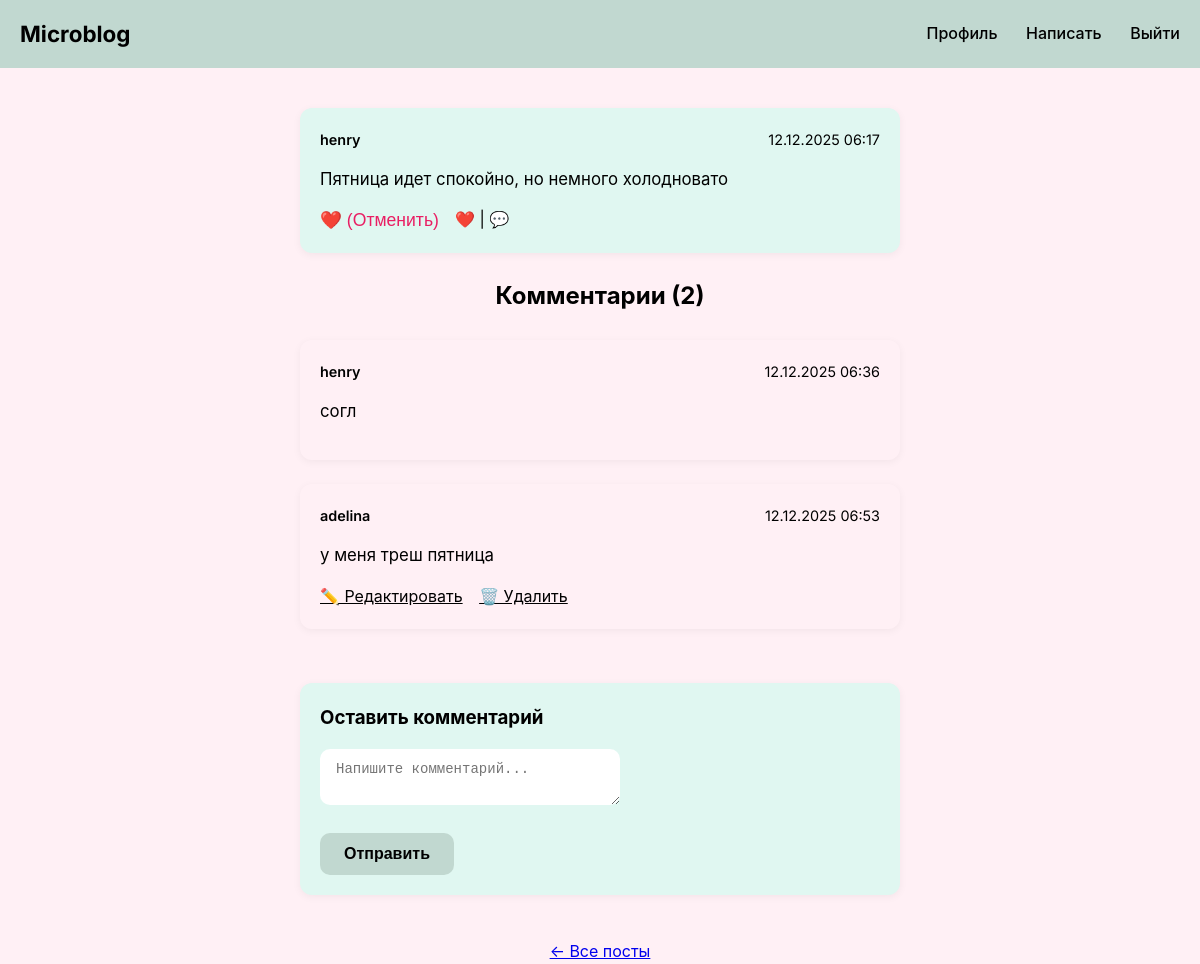
The app's page /post/1/ (signed in) with its own data.
### blog/models.py (models this page shows, shortened)
class Post(models.Model):
    author = models.ForeignKey(User, on_delete=models.CASCADE, related_name='posts')
    title = models.CharField(max_length=200, blank=True)
    content = models.TextField()
    created_at = models.DateTimeField(auto_now_add=True)
    updated_at = models.DateTimeField(auto_now=True)

class Comment(models.Model):
    post = models.ForeignKey(Post, on_delete=models.CASCADE, related_name='comments')
    author = models.ForeignKey(User, on_delete=models.CASCADE)
    content = models.TextField()
    created_at = models.DateTimeField(auto_now_add=True)
    updated_at = models.DateTimeField(auto_now=True)

### blog/views.py (the view)
# urls.py: path('post/<int:post_id>/', views.post_detail, name='post_detail'),
def post_detail(request, post_id):
    post = get_object_or_404(Post, id=post_id)
    comments = post.comments.select_related('author').order_by('created_at')
    if request.user.is_authenticated:
        post.liked = Like.objects.filter(post=post, user=request.user).exists()
    else:
        post.liked = False
    if request.user.is_authenticated:
        if request.method == 'POST':
            form = CommentForm(request.POST)
            if form.is_valid():
                comment = form.save(commit=False)
                comment.post = post
                comment.author = request.user
                comment.save()
                messages.success(request, 'Комментарий добавлен!')
                return redirect('post_detail', post_id=post.id)
        else:
            form = CommentForm()
    else:
        form = None
    return render(request, 'blog/post_detail.html', {
        'post': post,
        'comments': comments,
        'form': form,
    })

### blog/forms.py
class CommentForm(forms.ModelForm):
    class Meta:
        model = Comment
        fields = ['content']
        widgets = {
            'content': forms.Textarea(attrs={
                'rows': 2,
                'placeholder': 'Напишите комментарий...',
                'style': 'width: 100%; font-size: 14px;'
            }),
        }
        labels = {
            'content': ''
        }

### templates/blog/post_detail.html (shortened to what this page needs)
{% extends 'base.html' %}
{% block content %}
<article class="post-card">
  <div class="post-header">
    <span class="post-author">{{ post.author.username }}</span>
    <time>{{ post.created_at|date:"d.m.Y H:i" }}</time>
  </div>
  <div class="post-content">{{ post.content|linebreaks }}</div>
  <div class="post-actions">
    <form method="post" action="{% url 'like_post' post.id %}">
      <button type="submit" class="like-btn {% if post.liked %}liked{% endif %}">
        {% if post.liked %}❤️ (Отменить){% else %}💙 (Лайкнуть){% endif %}
      </button>
    </form>
    <span>❤️ {{ post.likes_count }} | 💬 {{ post.comments_count }}</span>
  </div>
</article>
<h2 id="comments">Комментарии ({{ comments|length }})</h2>
{% for comment in comments %}
  <article class="post-card" style="background: var(--mint);">
    <div class="post-header">
      <span class="post-author">{{ comment.author.username }}</span>
      <time>{{ comment.created_at|date:"d.m.Y H:i" }}</time>
    </div>
    <div class="post-content">{{ comment.content|linebreaks }}</div>
    {% if user.is_authenticated and user == comment.author %}
      <div style="margin-top: 12px;">
        <a href="{% url 'comment_edit' comment.id %}" class="btn-link">✏️ Редактировать</a>
        <a href="{% url 'comment_delete' comment.id %}" class="btn-link" style="margin-left: 12px; color: var(--btn-danger);">🗑️ Удалить</a>
      </div>
    {% endif %}
  </article>
{% empty %}
  <p>Пока нет комментариев.</p>
{% endfor %}
{% if user.is_authenticated %}
  <div class="post-card" style="margin-top: 30px;">
    <h3>Оставить комментарий</h3>
    <form method="post" style="margin-top: 16px;">
      <div class="form-group">
        {{ form.content }}
      </div>
      <button type="submit" class="btn btn-primary">Отправить</button>
    </form>
  </div>
{% else %}
  <p><a href="{% url 'login' %}">Войдите</a>, чтобы оставить комментарий.</p>
{% endif %}
<a href="{% url 'home' %}" style="display: inline-block; margin-top: 20px;">← Все посты</a>
{% endblock %}

### static/css/style.css (style rules this page uses)
* { box-sizing: border-box; margin: 0; padding: 0; }
body { font-family: 'Inter', -apple-system, BlinkMacSystemFont, 'Segoe UI', sans-serif; background-color: #fff0f5; color: var(--text-primary); line-height: 1.6; }
.post-card { background: #d1e4e9; border-radius: 14px; padding: 20px; margin-bottom: 24px; transition: transform 0.2s; max-width: 800px; }
.post-header { display: flex; justify-content: space-between; margin-bottom: 12px; font-size: 0.9rem; color: var(--text-secondary); }
.post-author { font-weight: 600; color: var(--text-primary); }
.post-content { margin: 14px 0; font-size: 1.05rem; line-height: 1.7; white-space: pre-line; }
.post-actions { display: flex; align-items: center; margin-top: 14px; gap: 16px; }
.like-btn, .comment-link { background: none; border: none; color: var(--text-secondary); cursor: pointer; font-size: 1.1rem; display: flex; align-items: center; gap: 6px; transition: color 0.2s; }
.like-btn.liked { color: #e91e63; }
.form-group { margin-bottom: 20px; }
.btn { padding: 12px 24px; border: none; border-radius: 10px; font-weight: 600; cursor: pointer; transition: all 0.2s; font-size: 1rem; }
.btn-primary { background-color: var(--btn-primary); color: var(--text-primary); }
.btn-link { background: none; color: var(--text-secondary); padding: 0; text-decoration: underline; }
.post-card { background-color: #e0f7f1; border-radius: 12px; padding: 20px; width: 600px; box-shadow: 0 2px 8px rgba(0,0,0,0.05); transition: transform 0.2s ease; }
#id_content { max-width: 300px; }
.btn { background: #c1d8d0; text-decoration: none; color: black; }
h2 { margin-bottom: 25px; }
input[type="text"], input[type="email"], input[type="password"], textarea { width: 100%; padding: 12px 16px; border: 1px solid var(--border-light); border-radius: 10px; font-size: 1rem; transition: border-color 0.2s; }

### records on screen
Post: author.username "henry", created_at "12.12.2025 06:17", content "Пятница идет спокойно, но немного холодновато"
Comment: author.username "henry", created_at "12.12.2025 06:36", content "согл"
Comment: author.username "adelina", created_at "12.12.2025 06:53", content "у меня треш пятница", shows "✏️ Редактировать"

### other values on screen
{{ comments|length }} "2"
